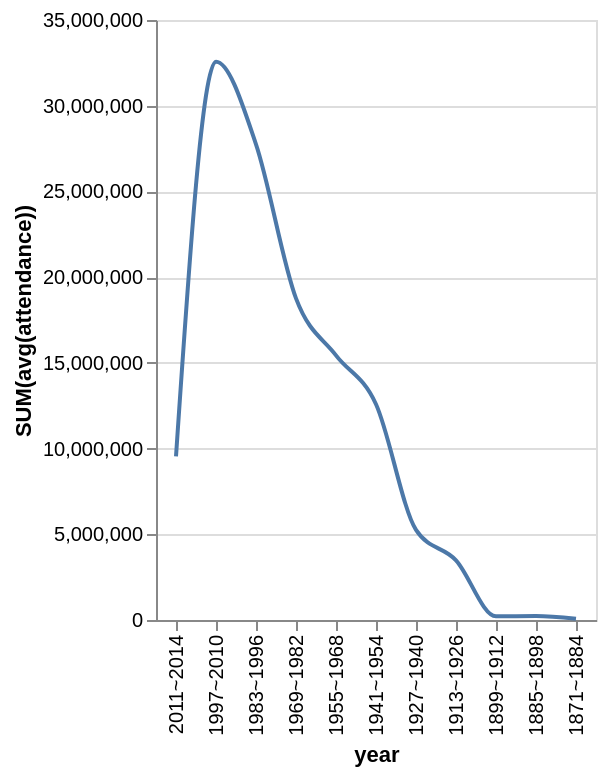

Write a Vega-Lite specification for this figure.
### Vega-Lite specification from a JSON file in a GitHub repository (floating-point values rounded to 4 significant figures)
{"data": {"values": [{"x_data": "2011~2014", "y_data": 9550049}, {"x_data": "1997~2010", "y_data": 32563010}, {"x_data": "1983~1996", "y_data": 27746666}, {"x_data": "1969~1982", "y_data": 18760115}, {"x_data": "1955~1968", "y_data": 15436797}, {"x_data": "1941~1954", "y_data": 12585780}, {"x_data": "1927~1940", "y_data": 5260134}, {"x_data": "1913~1926", "y_data": 3483527}, {"x_data": "1899~1912", "y_data": 216476}, {"x_data": "1885~1898", "y_data": 235196}, {"x_data": "1871~1884", "y_data": 76306}]}, "mark": {"type": "line", "interpolate": "monotone"}, "encoding": {"x": {"field": "x_data", "type": "nominal", "title": "year", "sort": "descending"}, "y": {"field": "y_data", "type": "quantitative", "title": "SUM(avg(attendance))"}}}
